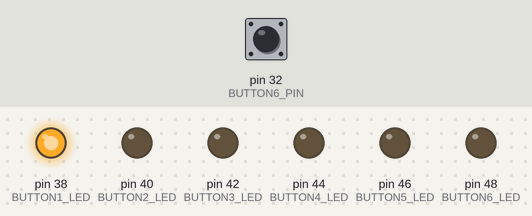
Simulated run of this sketch. Board: Arduino Mega 2560, built with avr-gcc and run on an emulated ATmega2560. Shown: output pins drawn as LEDs (lit = HIGH). The test bench sets the inputs (shaded band); at power-on: pin 32 (BUTTON6_PIN) HIGH.

Above: at 0.3 s.
At 2.4 s:
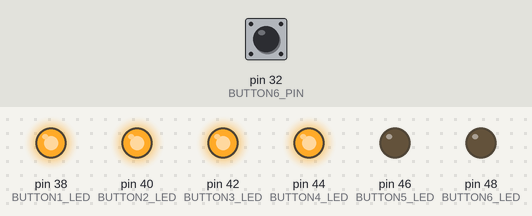
At 3.8 s:
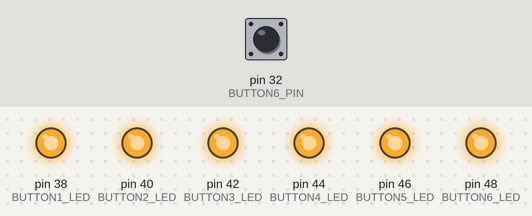
At 5.2 s:
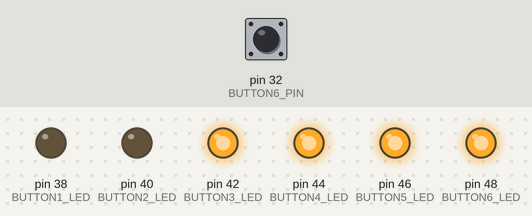
At 7.3 s:
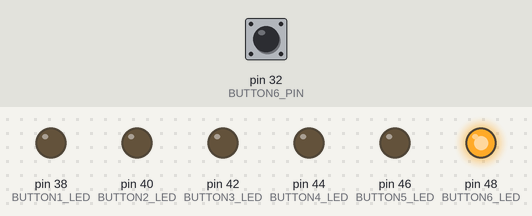
At 10.1 s:
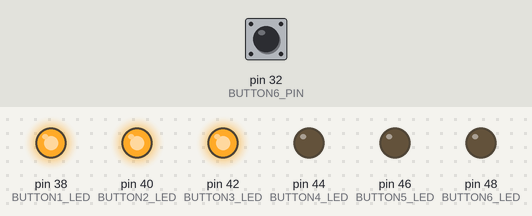
Timing chart, 0 to 10.9 s (numbered marks = the images above):
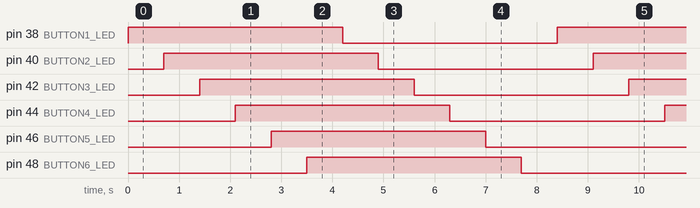

Measured:
- by itself, pin 38 (BUTTON1_LED), pin 40 (BUTTON2_LED), pin 42 (BUTTON3_LED), pin 44 (BUTTON4_LED), pin 46 (BUTTON5_LED), pin 48 (BUTTON6_LED): alternates HIGH for 4.2 s and LOW for 4.2 s
- by itself, everything shown: repeats every 8.4 s, in 12 steps

The sketch:

testing_light.ino
```cpp
#define BUTTON1_LED 38
#define BUTTON2_LED 40
#define BUTTON3_LED 42
#define BUTTON4_LED 44
#define BUTTON5_LED 46
#define BUTTON6_LED 48

#define BUTTON1_PIN 22
#define BUTTON2_PIN 24
#define BUTTON3_PIN 26
#define BUTTON4_PIN 28
#define BUTTON5_PIN 30
#define BUTTON6_PIN 32
void setup() {
  // put your setup code here, to run once:
pinMode(BUTTON1_LED, OUTPUT);
  pinMode(BUTTON2_LED, OUTPUT);
  pinMode(BUTTON3_LED, OUTPUT);
  pinMode(BUTTON4_LED, OUTPUT);
  pinMode(BUTTON5_LED, OUTPUT);
  pinMode(BUTTON6_LED, OUTPUT);

  pinMode(BUTTON1_PIN, INPUT_PULLUP);
  pinMode(BUTTON2_PIN, INPUT_PULLUP);
  pinMode(BUTTON3_PIN, INPUT_PULLUP);
  pinMode(BUTTON4_PIN, INPUT_PULLUP);
  pinMode(BUTTON5_PIN, INPUT_PULLUP);
  pinMode(BUTTON6_PIN, INPUT_PULLUP);
}

void loop() {
  // put your main code here, to run repeatedly:
test();
delay(2000);
}
void test() {
  while (digitalRead(BUTTON6_PIN)) {
    digitalWrite(BUTTON1_LED, HIGH);
    delay(700);
    digitalWrite(BUTTON2_LED, HIGH);
    delay(700);
    digitalWrite(BUTTON3_LED, HIGH);
    delay(700);
    digitalWrite(BUTTON4_LED, HIGH);
delay(700);
digitalWrite(BUTTON5_LED, HIGH);
delay(700);
digitalWrite(BUTTON6_LED, HIGH);
delay(700);
digitalWrite(BUTTON1_LED, LOW);
delay(700);
digitalWrite(BUTTON2_LED, LOW);
delay(700);
digitalWrite(BUTTON3_LED, LOW);
delay(700);
digitalWrite(BUTTON4_LED, LOW);
delay(700);
digitalWrite(BUTTON5_LED, LOW);
delay(700);
digitalWrite(BUTTON6_LED, LOW);
delay(700);
  }


}
```
